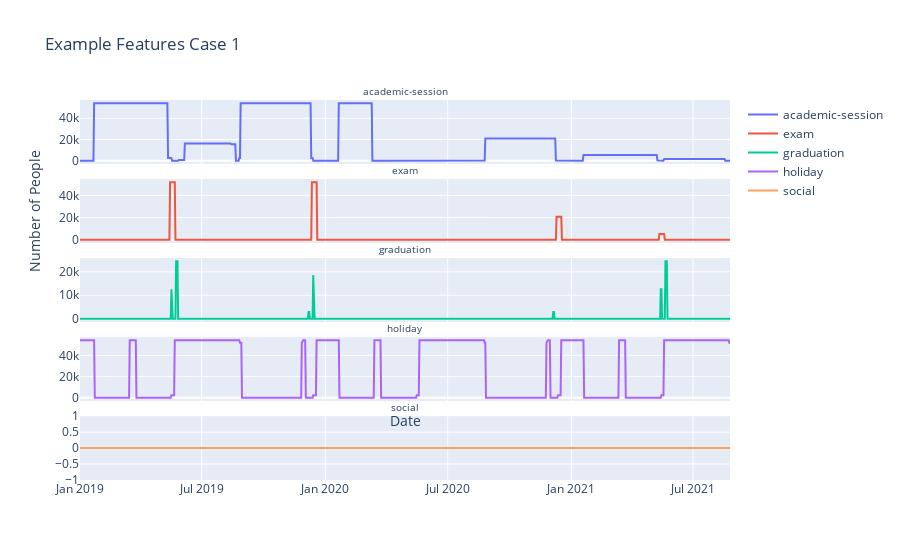

This figure's notebook cell:
### Code cell
plot_case_features(df_case_1, 'Case 1')

### Figure 1 — Plotly figure (JSON) as saved in the notebook; plotly's stock layout.template omitted (floating-point values rounded to 4 significant figures; data arrays with more than 128 entries replaced by an {"elided": "..."} marker saying what was removed)
{"data": [{"mode": "lines", "name": "academic-session", "type": "scatter", "x": {"elided": "968 str values"}, "xaxis": "x", "y": {"elided": "968 int values"}, "yaxis": "y"}, {"mode": "lines", "name": "exam", "type": "scatter", "x": {"elided": "968 str values"}, "xaxis": "x2", "y": {"elided": "968 int values"}, "yaxis": "y2"}, {"mode": "lines", "name": "graduation", "type": "scatter", "x": {"elided": "968 str values"}, "xaxis": "x3", "y": {"elided": "968 int values"}, "yaxis": "y3"}, {"mode": "lines", "name": "holiday", "type": "scatter", "x": {"elided": "968 str values"}, "xaxis": "x4", "y": {"elided": "968 int values"}, "yaxis": "y4"}, {"mode": "lines", "name": "social", "type": "scatter", "x": {"elided": "968 str values"}, "xaxis": "x5", "y": {"elided": "968 int values"}, "yaxis": "y5"}], "layout": {"annotations": [{"font": {"size": 10}, "showarrow": false, "text": "academic-session", "x": 0.5, "xanchor": "center", "xref": "paper", "y": 1, "yanchor": "bottom", "yref": "paper"}, {"font": {"size": 10}, "showarrow": false, "text": "exam", "x": 0.5, "xanchor": "center", "xref": "paper", "y": 0.792, "yanchor": "bottom", "yref": "paper"}, {"font": {"size": 10}, "showarrow": false, "text": "graduation", "x": 0.5, "xanchor": "center", "xref": "paper", "y": 0.584, "yanchor": "bottom", "yref": "paper"}, {"font": {"size": 10}, "showarrow": false, "text": "holiday", "x": 0.5, "xanchor": "center", "xref": "paper", "y": 0.376, "yanchor": "bottom", "yref": "paper"}, {"font": {"size": 10}, "showarrow": false, "text": "social", "x": 0.5, "xanchor": "center", "xref": "paper", "y": 0.168, "yanchor": "bottom", "yref": "paper"}], "autosize": true, "title": {"text": "Example Features Case 1"}, "xaxis": {"anchor": "y", "autorange": true, "domain": [0, 1], "matches": "x5", "range": ["2019-01-01", "2021-08-25"], "showticklabels": false, "type": "date"}, "xaxis2": {"anchor": "y2", "autorange": true, "domain": [0, 1], "matches": "x5", "range": ["2019-01-01", "2021-08-25"], "showticklabels": false, "type": "date"}, "xaxis3": {"anchor": "y3", "autorange": true, "domain": [0, 1], "matches": "x5", "range": ["2019-01-01", "2021-08-25"], "showticklabels": false, "type": "date"}, "xaxis4": {"anchor": "y4", "autorange": true, "domain": [0, 1], "matches": "x5", "range": ["2019-01-01", "2021-08-25"], "showticklabels": false, "title": {"text": "Date"}, "type": "date"}, "xaxis5": {"anchor": "y5", "autorange": true, "domain": [0, 1], "range": ["2019-01-01", "2021-08-25"], "type": "date"}, "yaxis": {"anchor": "x", "autorange": true, "domain": [0.832, 1], "range": [-3014.0, 57260.0], "type": "linear"}, "yaxis2": {"anchor": "x2", "autorange": true, "domain": [0.624, 0.792], "range": [-2880.0, 54710.0], "title": {"text": "Number of People"}, "type": "linear"}, "yaxis3": {"anchor": "x3", "autorange": true, "domain": [0.416, 0.584], "range": [-1361.0, 25860.0], "type": "linear"}, "yaxis4": {"anchor": "x4", "autorange": true, "domain": [0.208, 0.376], "range": [-3014.0, 57260.0], "type": "linear"}, "yaxis5": {"anchor": "x5", "autorange": true, "domain": [0, 0.168], "range": [-1, 1], "type": "linear"}}}
